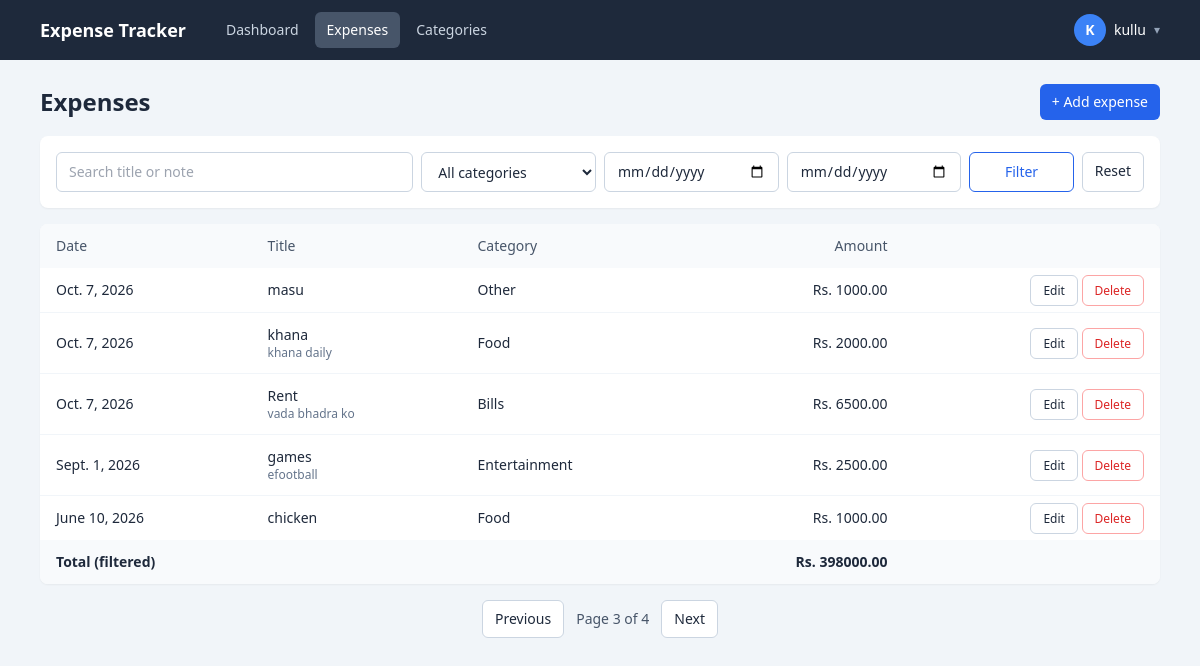
The page /expenses/?&page=3 (signed in) on the database its author committed.
### tracker/models.py (models this page shows, shortened)
class Expense(models.Model):
    user = models.ForeignKey(User, on_delete=models.CASCADE, related_name='expenses')
    title = models.CharField(max_length=120)
    amount = models.DecimalField(max_digits=10, decimal_places=2, validators=[MinValueValidator(0.01)])
    category = models.ForeignKey(Category, on_delete=models.SET_NULL, null=True, blank=True, related_name='expenses')
    date = models.DateField(default=timezone.localdate)
    note = models.TextField(blank=True)
    class Meta:
        ordering = ['-date', '-id']

class Category(models.Model):
    user = models.ForeignKey(User, on_delete=models.CASCADE, related_name='categories')
    name = models.CharField(max_length=60)
    class Meta:
        ordering = ['name']
        unique_together = ('user', 'name')
        verbose_name_plural = 'categories'
    def __str__(self):
        return self.name

### tracker/views.py (the view)
# urls.py: path('expenses/', views.expense_list, name='expense_list'),
@login_required
def expense_list(request):
    qs = Expense.objects.filter(user=request.user).select_related('category')
    q = request.GET.get('q', '').strip()
    category = request.GET.get('category', '')
    date_from = _parse(request.GET.get('date_from'))
    date_to = _parse(request.GET.get('date_to'))
    if q:
        qs = qs.filter(Q(title__icontains=q) | Q(note__icontains=q))
    if category.isdigit():
        qs = qs.filter(category_id=category)
    if date_from:
        qs = qs.filter(date__gte=date_from)
    if date_to:
        qs = qs.filter(date__lte=date_to)
    total = qs.aggregate(t=Sum('amount'))['t'] or 0
    page = Paginator(qs, 5).get_page(request.GET.get('page'))
    params = request.GET.copy()
    params.pop('page', None)
    return render(request, 'expense_list.html', {
        'page': page,
        'total': total,
        'categories': Category.objects.filter(user=request.user),
        'filters': {'q': q, 'category': category,
                    'date_from': request.GET.get('date_from', ''),
                    'date_to': request.GET.get('date_to', '')},
        'querystring': params.urlencode(),
    })

### tracker/views.py (called while the page is built)
def _parse(value):
    try:
        return parse_date(value or '')
    except ValueError:
        return None

### templates/expense_list.html (shortened to what this page needs)
{% extends 'base.html' %}
{% block content %}
<div class="flex items-center justify-between mb-4">
  <h1 class="text-2xl font-semibold">Expenses</h1>
  <a href="{% url 'expense_create' %}" class="bg-blue-600 hover:bg-blue-700 text-white text-sm px-3 py-2 rounded-md">+ Add expense</a>
</div>
<form method="get" class="bg-white rounded-lg shadow-sm p-4 mb-4 grid gap-2 md:grid-cols-6">
  <input name="q" value="{{ filters.q }}" placeholder="Search title or note" class="md:col-span-2 rounded-md border border-slate-300 bg-white px-3 py-2 text-sm">
  <select name="category" class="rounded-md border border-slate-300 bg-white px-3 py-2 text-sm">
    <option value="">All categories</option>
  </select>
  <input type="date" name="date_from" value="{{ filters.date_from }}" title="From" class="rounded-md border border-slate-300 bg-white px-3 py-2 text-sm">
  <input type="date" name="date_to" value="{{ filters.date_to }}" title="To" class="rounded-md border border-slate-300 bg-white px-3 py-2 text-sm">
  <div class="flex gap-2">
    <button class="flex-1 border border-blue-600 text-blue-600 hover:bg-blue-50 text-sm px-3 py-2 rounded-md">Filter</button>
    <a href="{% url 'expense_list' %}" class="border border-slate-300 hover:bg-slate-50 text-sm px-3 py-2 rounded-md">Reset</a>
  </div>
</form>
<div class="bg-white rounded-lg shadow-sm overflow-x-auto">
  <table class="w-full text-sm">
    <thead class="bg-slate-50 text-left text-slate-600">
      <tr>
        <th class="px-4 py-3 font-medium">Date</th>
        <th class="px-4 py-3 font-medium">Title</th>
        <th class="px-4 py-3 font-medium">Category</th>
        <th class="px-4 py-3 font-medium text-right">Amount</th>
        <th></th>
      </tr>
    </thead>
    <tbody class="divide-y divide-slate-100">
      {% for e in page %}
      <tr class="hover:bg-slate-50">
        <td class="px-4 py-3 whitespace-nowrap">{{ e.date }}</td>
        <td class="px-4 py-3">{{ e.title }}{% if e.note %}<div class="text-xs text-slate-500">{{ e.note|truncatechars:60 }}</div>{% endif %}</td>
        <td class="px-4 py-3">{{ e.category|default:"Uncategorized" }}</td>
        <td class="px-4 py-3 text-right whitespace-nowrap">Rs. {{ e.amount }}</td>
        <td class="px-4 py-3 text-right whitespace-nowrap">
          <a href="{% url 'expense_update' e.pk %}" class="border border-slate-300 hover:bg-slate-50 text-xs px-3 py-1.5 rounded-md">Edit</a>
          <a href="{% url 'expense_delete' e.pk %}" class="border border-red-300 text-red-600 hover:bg-red-50 text-xs px-3 py-1.5 rounded-md">Delete</a>
        </td>
      </tr>
      {% empty %}
      <tr><td colspan="5" class="px-4 py-8 text-center text-slate-500">No expenses found.</td></tr>
      {% endfor %}
    </tbody>
    <tfoot class="bg-slate-50 font-semibold">
      <tr><td colspan="3" class="px-4 py-3">Total (filtered)</td><td class="px-4 py-3 text-right">Rs. {{ total|floatformat:2 }}</td><td></td></tr>
    </tfoot>
  </table>
</div>
{% if page.has_other_pages %}
<div class="flex items-center justify-center gap-3 mt-4 text-sm">
  {% if page.has_previous %}<a href="?{{ querystring }}&page={{ page.previous_page_number }}" class="border border-slate-300 bg-white hover:bg-slate-50 px-3 py-2 rounded-md">Previous</a>{% endif %}
  <span class="text-slate-600">Page {{ page.number }} of {{ page.paginator.num_pages }}</span>
  {% if page.has_next %}<a href="?{{ querystring }}&page={{ page.next_page_number }}" class="border border-slate-300 bg-white hover:bg-slate-50 px-3 py-2 rounded-md">Next</a>{% endif %}
</div>
{% endif %}
{% endblock %}

### templates/base.html (shortened to what this page needs)
<!doctype html>
<html lang="en">
<head>
  <script src="https://cdn.tailwindcss.com"></script>
</head>
<body class="bg-slate-100 text-slate-800 min-h-screen">
<nav class="bg-slate-800 mb-6">
  <div class="max-w-6xl mx-auto px-4 py-3 flex flex-wrap items-center gap-3">
    <a href="{% url 'dashboard' %}" class="text-white font-semibold text-lg mr-4">Expense Tracker</a>
    {% if user.is_authenticated %}
    {% url 'dashboard' as dashboard_url %}
    <div class="flex flex-wrap items-center gap-1">
      <a href="{% url 'dashboard' %}" class="px-3 py-2 rounded-md text-sm {% if request.path == dashboard_url %}bg-slate-600 text-white{% else %}text-slate-300 hover:bg-slate-700 hover:text-white{% endif %}">Dashboard</a>
      <a href="{% url 'expense_list' %}" class="px-3 py-2 rounded-md text-sm {% if '/expenses/' in request.path %}bg-slate-600 text-white{% else %}text-slate-300 hover:bg-slate-700 hover:text-white{% endif %}">Expenses</a>
      <a href="{% url 'category_list' %}" class="px-3 py-2 rounded-md text-sm {% if '/categories/' in request.path %}bg-slate-600 text-white{% else %}text-slate-300 hover:bg-slate-700 hover:text-white{% endif %}">Categories</a>
    </div>
    <div class="ml-auto flex items-center gap-4">
      <details class="relative">
        <summary class="flex items-center gap-2 cursor-pointer list-none text-white text-sm">
          <span class="w-8 h-8 rounded-full bg-blue-500 flex items-center justify-center font-semibold">{{ user.username|first|upper }}</span>
          <span>{{ user.username }}</span>
          <span class="text-slate-400 text-xs">&#9662;</span>
        </summary>
      </details>
    </div>
    {% endif %}
  </div>
</nav>
<main class="max-w-6xl mx-auto px-4 pb-10">
  {% block content %}{% endblock %}
</main>
</body>
</html>

### rows shown on the page
Expense: date "Oct. 7, 2026", title "masu", category "Other", amount "1000.00"
Expense: date "Oct. 7, 2026", title "khana", note "khana daily", category "Food", amount "2000.00"
Expense: date "Oct. 7, 2026", title "Rent", note "vada bhadra ko", category "Bills", amount "6500.00"
Expense: date "Sept. 1, 2026", title "games", note "efootball", category "Entertainment", amount "2500.00"
Expense: date "June 10, 2026", title "chicken", category "Food", amount "1000.00"

### other values the page prints
{{ user.username|first|upper }} "K"
{{ user.username }} "kullu"
{{ total|floatformat:2 }} "398000.00"
{{ page.number }} "3"
{{ page.paginator.num_pages }} "4"
